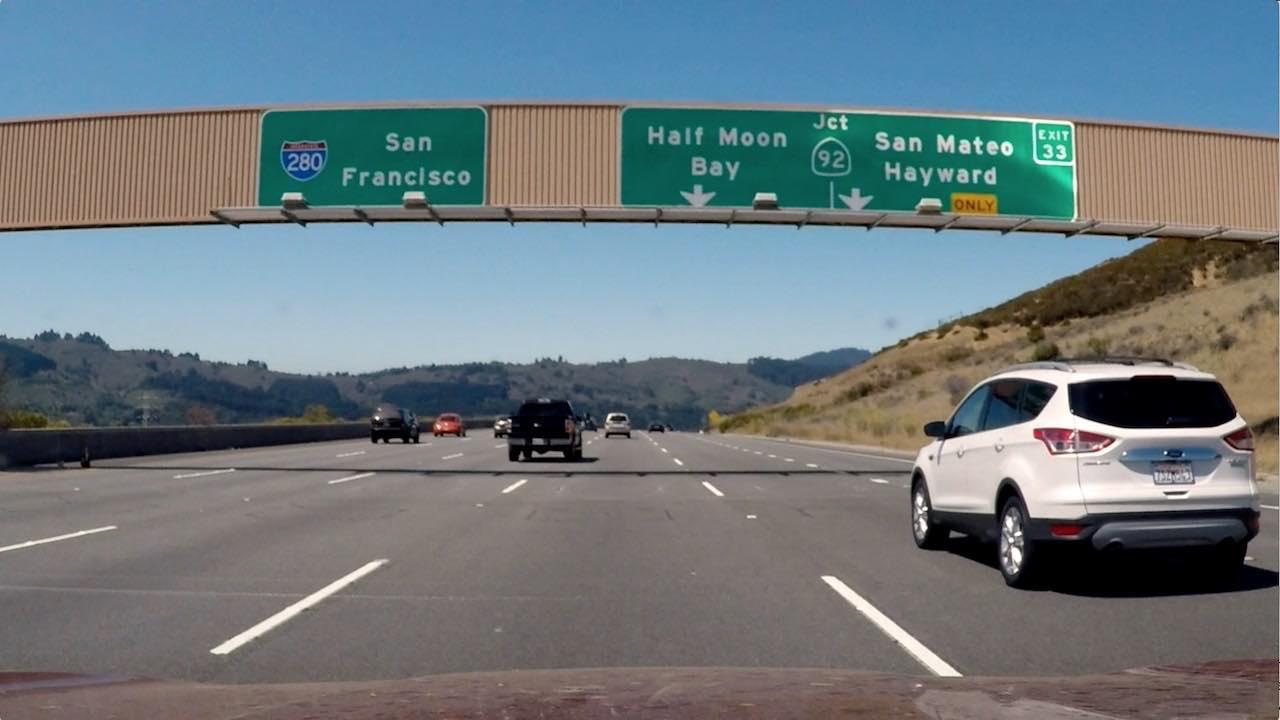
#> input picture signs_vehicles_xygrad.png, 1280 x 720 px
$ jupyter execute lane_finding_cv2.ipynb   (shell and % lines are left out)   (older library calls are emulated)
#> lines starting #> are read from the running program, lines starting #| are printed output that depends on the picture; after the words box and inside, x2 and y2 are one past the last pixel; in counts of white or black regions, pixels touching at a corner belong together
[cell 1]
import numpy as np
import matplotlib.pyplot as plt
import matplotlib.image as mpimg
import pickle
import cv2

[cell 2]
# Define a function that takes an image, number of x and y points,
# camera matrix and distortion coefficients
# [33 lines left out: function corners_unwarp, not called in this run]

[cell 3]
def abs_sobel_thresh(img, orient='x', sobel_kernel = 3, thresh = (0, 255)):

    # Apply the following steps to img
    # 1) Convert to grayscale
    # 2) Take the derivative in x or y given orient = 'x' or 'y'
    # 3) Take the absolute value of the derivative or gradient
    # 4) Scale to 8-bit (0 - 255) then convert to type = np.uint8
    # 5) Create a mask of 1's where the scaled gradient magnitude
            # is > thresh_min and < thresh_max
    # 6) Return this mask as your binary_output image

    # Convert to grayscale
    gray = cv2.cvtColor(img, cv2.COLOR_RGB2GRAY)

    # 2) Take the derivative in x or y given orient = 'x' or 'y'
    sobel = None
    if orient == 'x':
        sobel = cv2.Sobel(gray, cv2.CV_64F, 1, 0, ksize = sobel_kernel)
    else:
        sobel = cv2.Sobel(gray, cv2.CV_64F, 0, 1, ksize = sobel_kernel)

    # 3) Take the absolute value of the derivative or gradient
    sobel_abs = np.absolute(sobel)

    # 4) Scale to 8-bit (0 - 255) then convert to type = np.uint8
    sobel_scaled = np.uint8(255. * sobel_abs/np.max(sobel_abs))

    # 5) Create a mask of 1's where the scaled gradient magnitude
        # is > thresh_min and < thresh_max
    binary_output = np.zeros_like(sobel_scaled)
    binary_output[(sobel_scaled >= thresh[0]) & (sobel_scaled <= thresh[1])] = 1

    return binary_output

[cell 4]
def mag_thresh(img, sobel_kernel=3, mag_thresh=(0, 255)):

    # Apply the following steps to img
    # 1) Convert to grayscale
    # 2) Take the gradient in x and y separately
    # 3) Calculate the magnitude
    # 4) Scale to 8-bit (0 - 255) and convert to type = np.uint8
    # 5) Create a binary mask where mag thresholds are met
    # 6) Return this mask as your binary_output image

    # 1) Convert to grayscale
    gray = cv2.cvtColor(img, cv2.COLOR_RGB2GRAY)

    # 2) Take the gradient in x and y separately
    sobel_x = cv2.Sobel(gray, cv2.CV_64F, 1, 0, ksize = sobel_kernel)
    sobel_y = cv2.Sobel(gray, cv2.CV_64F, 0, 1, ksize = sobel_kernel)

    # 3) Calculate the magnitude
    sobel_mag = np.sqrt( np.square(sobel_x) + np.square(sobel_y) )

    # 4) Scale to 8-bit (0 - 255) and convert to type = np.uint8
    sobel_scaled = np.uint8(255. * sobel_mag/np.max(sobel_mag))

    # 5) Create a binary mask where mag thresholds are met
    binary_output = np.zeros_like(sobel_scaled)
    binary_output[(sobel_scaled >= mag_thresh[0]) & (sobel_scaled <= mag_thresh[1])] = 1

    #binary_output = np.copy(img) # Remove this line
    return binary_output

[cell 5]
# Define a function that applies Sobel x and y,
# then computes the direction of the gradient
# and applies a threshold.
def dir_threshold(img, sobel_kernel=3, thresh=(0, np.pi/2)):

    # Apply the following steps to img
    # 1) Convert to grayscale
    # 2) Take the gradient in x and y separately
    # 3) Take the absolute value of the x and y gradients
    # 4) Use np.arctan2(abs_sobely, abs_sobelx) to calculate the direction of the gradient
    # 5) Create a binary mask where direction thresholds are met
    # 6) Return this mask as your binary_output image

    # 1) Convert to grayscale
    gray = cv2.cvtColor(img, cv2.COLOR_RGB2GRAY)

    # 2) Take the gradient in x and y separately
    sobel_x = cv2.Sobel(gray, cv2.CV_64F, 1, 0, ksize = sobel_kernel)
    sobel_y = cv2.Sobel(gray, cv2.CV_64F, 0, 1, ksize = sobel_kernel)

    # 3) Take the absolute value of the x and y gradients
    abs_sobelx = np.absolute(sobel_x)
    abs_sobely = np.absolute(sobel_y)

    # 4) Use np.arctan2(abs_sobely, abs_sobelx) to calculate the direction of the gradient
    direction = np.arctan2(abs_sobely, abs_sobelx)

    # 5) Create a binary mask where direction thresholds are met
    binary_output = np.zeros_like(direction)
    binary_output[(direction >= thresh[0]) & (direction <= thresh[1])] = 1

    #binary_output = np.copy(img) # Remove this line
    return binary_output

[cell 6]
# Define a function that thresholds the S-channel of HLS
# Use exclusive lower bound (>) and inclusive upper (<=)
# [12 lines left out: function hls_select, not called in this run]

[cell 7]
# Edit this function to create your own pipeline.
# [23 lines left out: function pipeline, not called in this run]

[cell 8]
image = mpimg.imread('signs_vehicles_xygrad.png')
#> image is the input picture: shape (720, 1280, 3) float32; mean R, G, B 0.428, 0.477, 0.5
plt.figure(figsize=(20, 20))
plt.subplot(1, 2, 1)
plt.title('original image')
plt.imshow(image)

# Choose a Sobel kernel size
ksize = 7 # Choose a larger odd number to smooth gradient measurements

# Apply each of the thresholding functions
gradx = abs_sobel_thresh(image, orient='x', sobel_kernel=ksize, thresh=(20, 100))
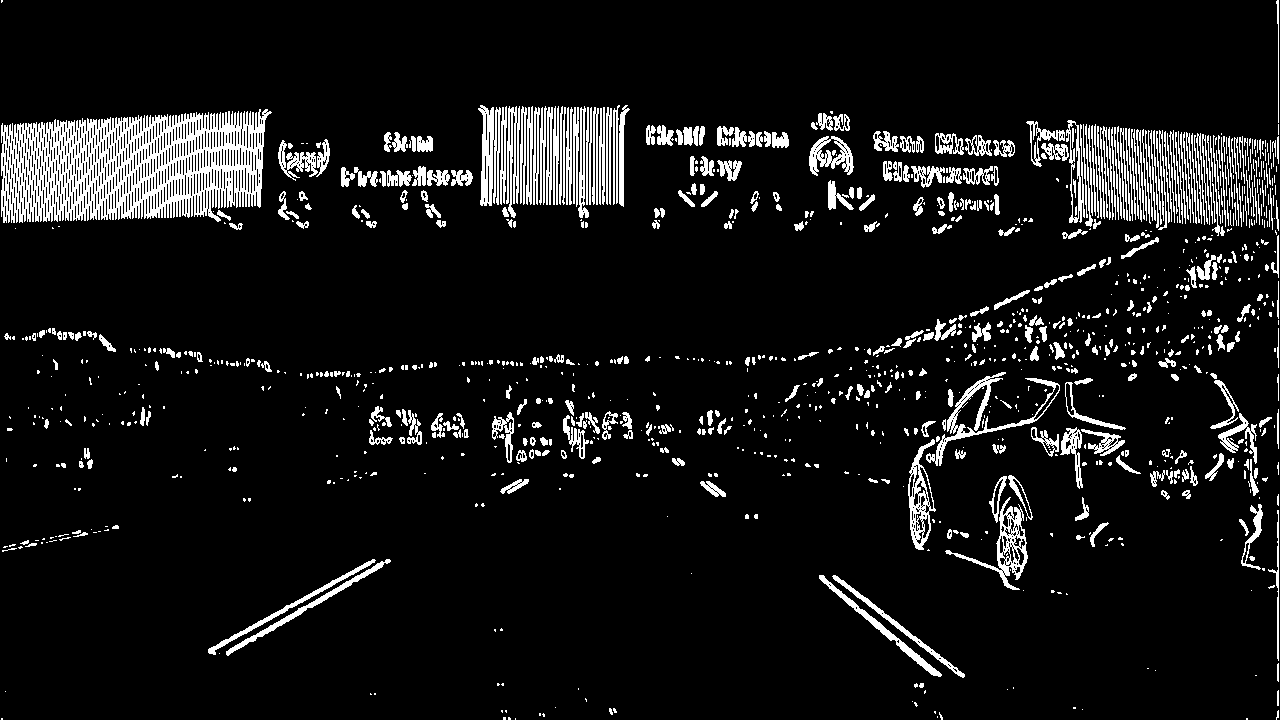
#> gradx: shape (720, 1280); values 0 (black) and 1 (white), 8.6% white; 1190 white regions (739 under 20 px), largest, box (x1, y1, x2, y2) and area: (1, 109, 272, 223) 19439, (926, 372, 1060, 466) 1677, (945, 497, 1028, 590) 1438
grady = abs_sobel_thresh(image, orient='y', sobel_kernel=ksize, thresh=(20, 100))
#> call 2 of abs_sobel_thresh, with orient = 'y', sobel_kernel = 7, thresh = (20, 100)
#> in abs_sobel_thresh (call 2), `sobel = cv2.Sobel(gray, cv2.CV_64F, 0, 1, ksize = sobel_kernel)`:
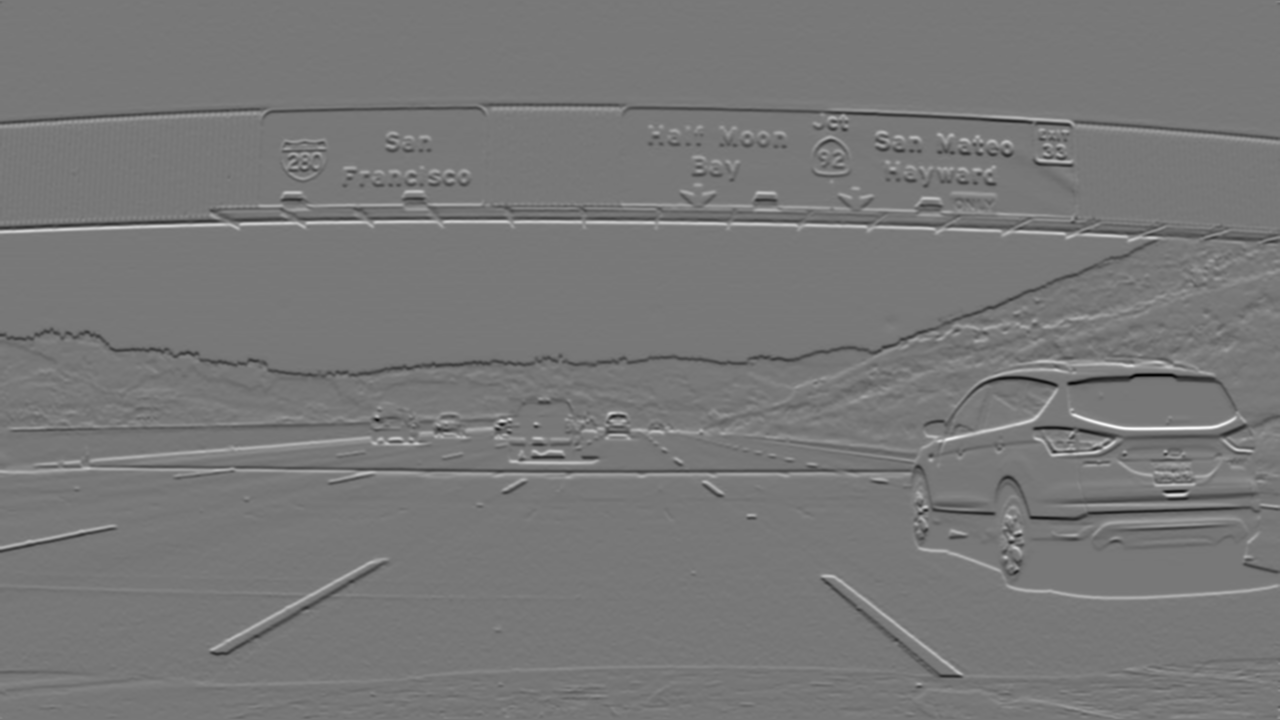
#> sobel: shape (720, 1280) float64; min -530.9, max 594.5, mean -0.3; drawn with min black and max white
#> grady: shape (720, 1280); values 0 (black) and 1 (white), 10.5% white; 919 white regions (583 under 20 px), largest, box (x1, y1, x2, y2) and area: (0, 201, 1280, 368) 15497, (0, 459, 997, 517) 8573, (0, 102, 1280, 145) 8395
mag_binary = mag_thresh(image, sobel_kernel=ksize, mag_thresh=(20, 100))
#> mag_binary: shape (720, 1280); values 0 (black) and 1 (white), 16% white; 748 white regions (539 under 20 px), largest, box (x1, y1, x2, y2) and area: (0, 102, 1280, 661) 113523, (1031, 515, 1248, 550) 2247, (208, 557, 391, 657) 1861
#dir_binary = dir_threshold(image, sobel_kernel=ksize, thresh=(0, np.pi/2))
dir_binary = dir_threshold(image, sobel_kernel=ksize, thresh=(0.7, 1.2))
#> in dir_threshold, `direction = np.arctan2(abs_sobely, abs_sobelx)`:
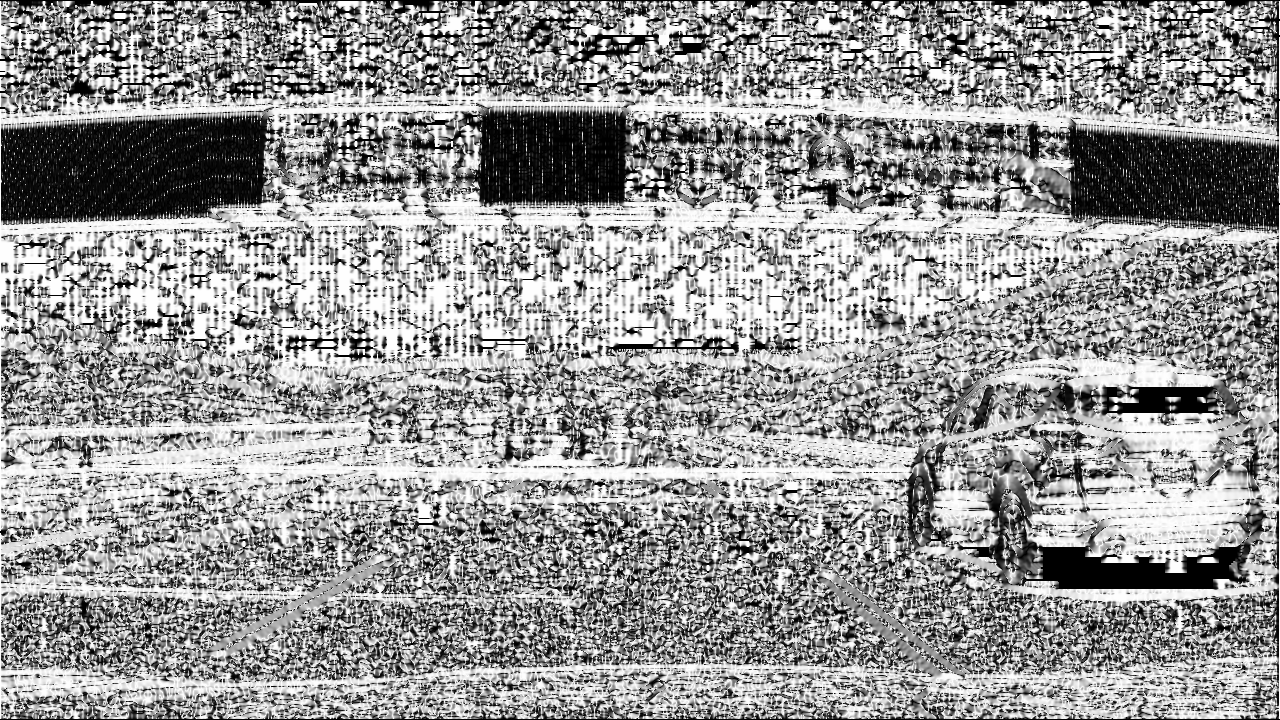
#> direction: shape (720, 1280) float64; min 0, max 1.57, mean 0.935; drawn with min black and max white
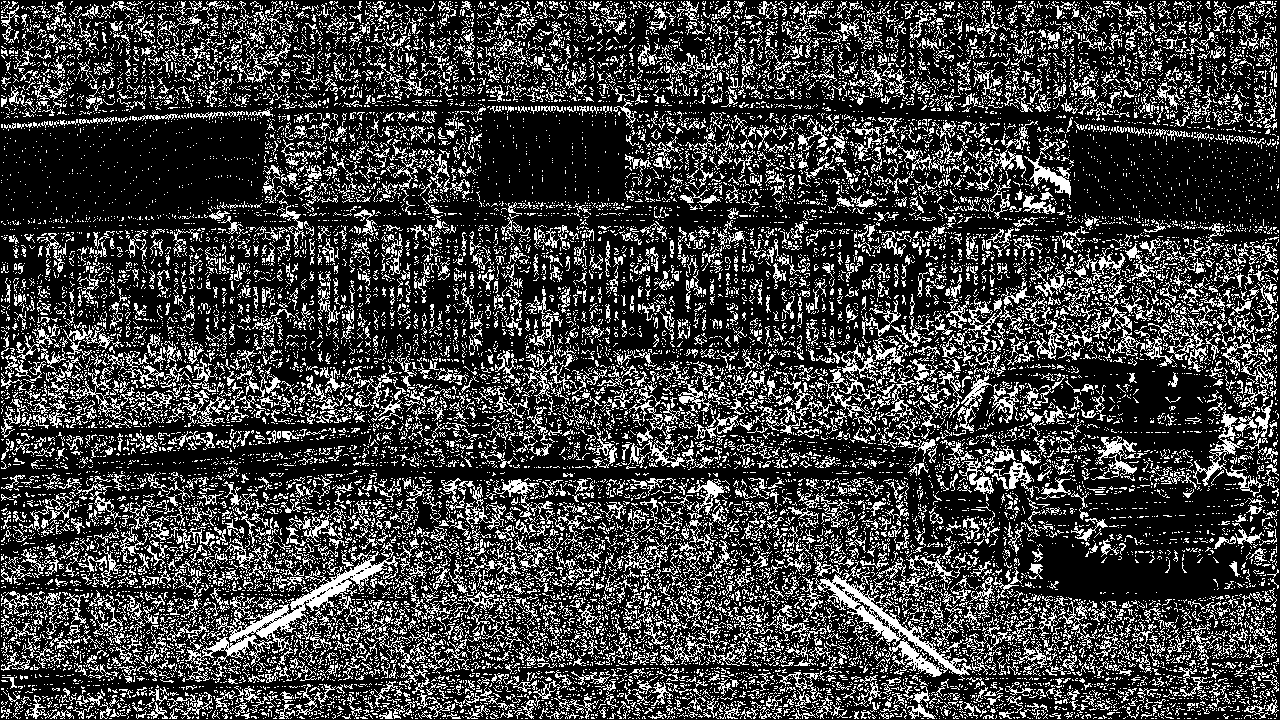
#> dir_binary: shape (720, 1280) float64; values 0 (black) and 1 (white), 24.9% white in thin lines or dots

combined = np.zeros_like(dir_binary)
combined[((gradx == 1) & (grady == 1)) | ((mag_binary == 1) & (dir_binary == 1))] = 1

plt.subplot(1, 2, 2)
plt.title('combined image')
plt.imshow(combined)
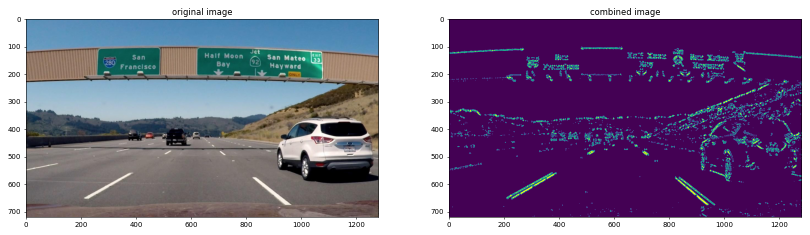
#> figure drawn by matplotlib, 2 panels
